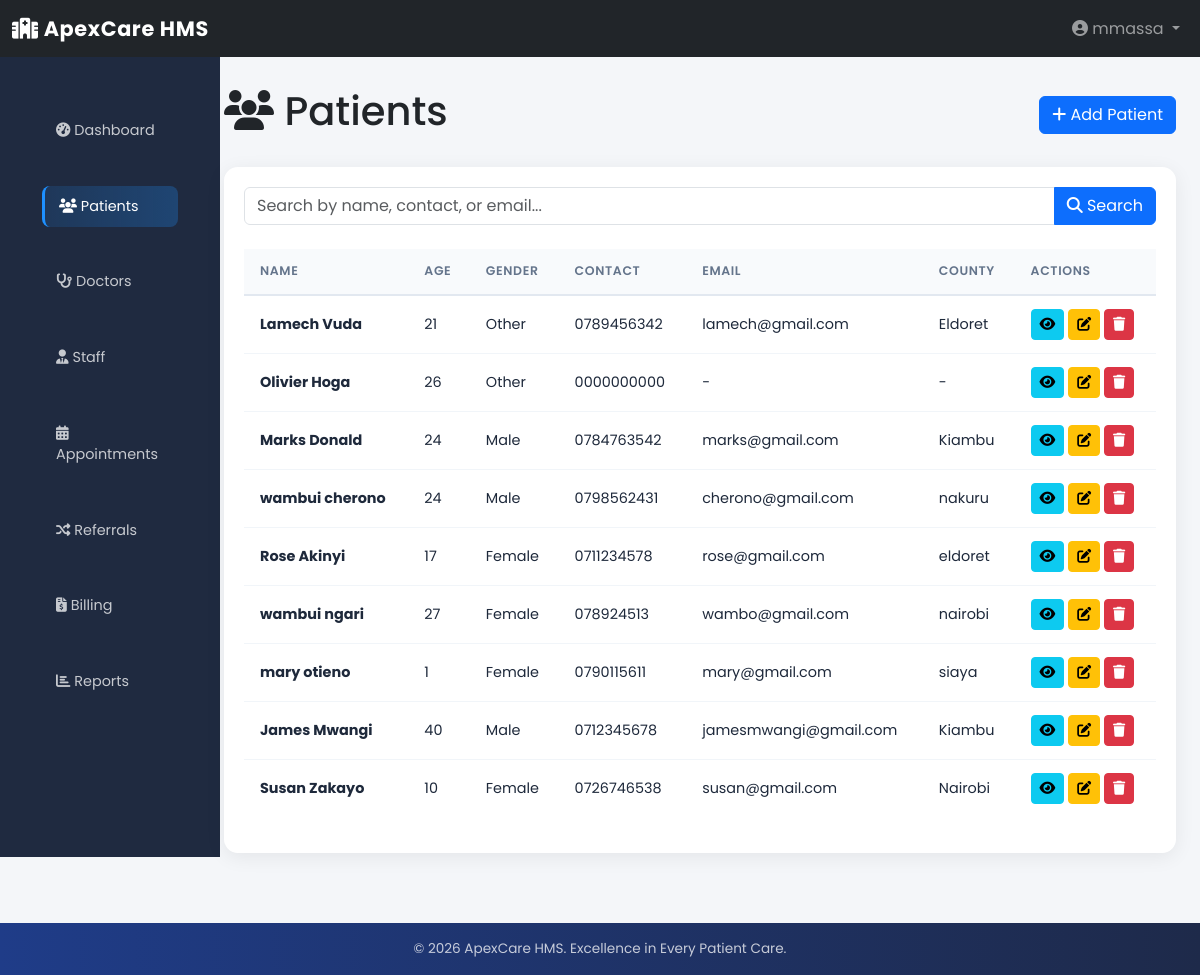
Screenshot of /patients/ (signed in) with the database file from the repository.
### patients/models.py (models this page shows, shortened)
class Patient(models.Model):
    GENDER_CHOICES = [
        ('male', 'Male'),
        ('female', 'Female'),
        ('other', 'Other'),
    ]
    BLOOD_TYPE_CHOICES = [
        ('O+', 'O+'), ('O-', 'O-'),
        ('A+', 'A+'), ('A-', 'A-'),
        ('B+', 'B+'), ('B-', 'B-'),
        ('AB+', 'AB+'), ('AB-', 'AB-'),
    ]
    user = models.OneToOneField(
        User,
        on_delete=models.CASCADE,
        related_name='patient_profile'
    )
    first_name = models.CharField(max_length=100)
    last_name = models.CharField(max_length=100)
    date_of_birth = models.DateField()
    gender = models.CharField(
        max_length=10,
        choices=GENDER_CHOICES
    )
    contact = models.CharField(
        max_length=20,
        validators=[
            RegexValidator(
                regex=r'^\+?\d{9,15}Ksh',
                message='Enter a valid phone number'
            )
        ]
    )
    email = models.EmailField(blank=True, null=True)
    address = models.TextField(blank=True, null=True)
    county = models.CharField(max_length=100, blank=True, null=True)
    blood_type = models.CharField(
        max_length=5,
        choices=BLOOD_TYPE_CHOICES,
        blank=True,
        null=True
    )
    emergency_contact = models.CharField(max_length=20, blank=True, null=True)
    emergency_contact_name = models.CharField(max_length=100, blank=True, null=True)
    medical_history = models.TextField(blank=True, null=True)
    allergies = models.TextField(blank=True, null=True)
    created_at = models.DateTimeField(auto_now_add=True)
    updated_at = models.DateTimeField(auto_now=True)
    @property
    def age(self):
        today = date.today()
        return today.year - self.date_of_birth.year - (
            (today.month, today.day) <
            (self.date_of_birth.month, self.date_of_birth.day)
        )
    class Meta:
        db_table = "patients_patient"
        verbose_name = "Patient"
        verbose_name_plural = "Patients"
        ordering = ["-created_at"]

### patients/views.py (the view, shortened to what this page needs)
# urls.py: path('', views.patient_list, name='patient_list'),
@login_required
@check_role('receptionist')
def patient_list(request):
    patients = Patient.objects.all()
    search_query = request.GET.get('search', '')
    context = {
        'patients': patients,
        'search_query': search_query,
    }
    return render(request, 'patients/patient_list.html', context)

### core/views.py (called while the page is built)
def check_role(role):
    def decorator(view_func):
        @wraps(view_func)
        def wrapper(request, *args, **kwargs):
            if not request.user.is_authenticated:
                return redirect('core:login')
            if request.user.profile.role != role and request.user.profile.role != 'admin':
                return redirect('core:dashboard')
            return view_func(request, *args, **kwargs)
        return wrapper
    return decorator

### patients/templates/patients/patient_list.html (shortened to what this page needs)
{% extends 'base.html' %}
{% block content %}
<div class="d-flex justify-content-between align-items-center mb-4">
    <h1><i class="fas fa-users"></i> Patients</h1>
    <a href="{% url 'patients:patient_create' %}" class="btn btn-primary">
        <i class="fas fa-plus"></i> Add Patient
    </a>
</div>
<div class="card">
    <div class="card-body">
        <form method="get" class="mb-4">
            <div class="input-group">
                <input type="text" class="form-control" name="search" placeholder="Search by name, contact, or email..." value="{{ search_query }}">
                <button class="btn btn-primary" type="submit"><i class="fas fa-search"></i> Search</button>
            </div>
        </form>
        {% if patients %}
            <div class="table-responsive">
                <table class="table table-hover">
                    <thead>
                        <tr>
                            <th>Name</th>
                            <th>Age</th>
                            <th>Gender</th>
                            <th>Contact</th>
                            <th>Email</th>
                            <th>County</th>
                            <th>Actions</th>
                        </tr>
                    </thead>
                    <tbody>
                        {% for patient in patients %}
                            <tr>
                                <td><strong>{{ patient.first_name }} {{ patient.last_name }}</strong></td>
                                <td>{{ patient.age }}</td>
                                <td>{{ patient.get_gender_display }}</td>
                                <td>{{ patient.contact }}</td>
                                <td>{{ patient.email|default:'-' }}</td>
                                <td>{{ patient.county|default:'-' }}</td>
                                <td>
                                    <a href="{% url 'patients:patient_detail' patient.id %}" class="btn btn-sm btn-info" title="View">
                                        <i class="fas fa-eye"></i>
                                    </a>
                                    <a href="{% url 'patients:patient_edit' patient.id %}" class="btn btn-sm btn-warning" title="Edit">
                                        <i class="fas fa-edit"></i>
                                    </a>
                                    <a href="{% url 'patients:patient_delete' patient.id %}" class="btn btn-sm btn-danger" title="Delete">
                                        <i class="fas fa-trash"></i>
                                    </a>
                                </td>
                            </tr>
                        {% endfor %}
                    </tbody>
                </table>
            </div>
        {% else %}
            <p class="text-muted text-center py-5">No patients found</p>
        {% endif %}
    </div>
</div>
{% endblock %}

### templates/base.html (shortened to what this page needs)
{% load static %}
<!DOCTYPE html>
<html lang="en">
<head>
    <link href="https://cdn.jsdelivr.net/npm/bootstrap@5.3.8/dist/css/bootstrap.min.css" rel="stylesheet">
    <link rel="stylesheet" href="https://cdnjs.cloudflare.com/ajax/libs/font-awesome/6.4.0/css/all.min.css">
    <link rel="stylesheet" href="{% static 'css/style.css' %}">
</head>
<body>
<nav class="navbar navbar-expand-lg navbar-dark bg-dark sticky-top">
    <div class="container-fluid">
        <a class="navbar-brand" href="{% url 'core:dashboard' %}">
            <i class="fas fa-hospital"></i> ApexCare HMS
        </a>
        <div class="collapse navbar-collapse" id="navbarNav">
            <ul class="navbar-nav ms-auto">
                {% if user.is_authenticated %}
                <li class="nav-item dropdown">
                    <a class="nav-link dropdown-toggle" href="#" data-bs-toggle="dropdown">
                        <i class="fas fa-user-circle"></i>
                        {{ user.get_full_name|default:user.username }}
                    </a>
                </li>
                {% endif %}
            </ul>
        </div>
    </div>
</nav>
<div class="container-fluid">
    <div class="row">
        {% if user.is_authenticated %}
        <nav class="col-md-2 d-none d-md-block sidebar">
            <div class="position-sticky pt-3">
                <ul class="nav flex-column">
                    <li class="nav-item">
                        <a class="nav-link {% if request.resolver_match.url_name == 'dashboard' %}active{% endif %}"
                           href="{% url 'core:dashboard' %}">
                            <i class="fas fa-tachometer-alt"></i> Dashboard
                        </a>
                    </li>
                    {% if user.profile.role == 'admin' or user.profile.role == 'receptionist' %}
                    <li class="nav-item">
                        <a class="nav-link {% if 'patient' in request.resolver_match.url_name %}active{% endif %}"
                           href="{% url 'patients:patient_list' %}">
                            <i class="fas fa-users"></i> Patients
                        </a>
                    </li>
                    {% endif %}
                    {% if user.profile.role == 'admin' %}
                    <li class="nav-item">
                        <a class="nav-link {% if 'doctor' in request.resolver_match.url_name %}active{% endif %}"
                           href="{% url 'doctors:doctor_list' %}">
                            <i class="fas fa-stethoscope"></i> Doctors
                        </a>
                    </li>
                    {% endif %}
                    {% if user.profile.role == 'admin' %}
                    <li class="nav-item">
                        <a class="nav-link {% if 'staff' in request.resolver_match.url_name %}active{% endif %}"
                           href="{% url 'core:staff_list' %}">
                            <i class="fas fa-user-tie"></i> Staff
                        </a>
                    </li>
                    {% endif %}
                    {% if user.is_authenticated %}
                    <li class="nav-item">
                        <a class="nav-link {% if 'appointment' in request.resolver_match.url_name %}active{% endif %}"
                           href="{% url 'appointments:appointment_list' %}">
                            <i class="fas fa-calendar-alt"></i> Appointments
                        </a>
                    </li>
                    {% endif %}
                    {% if user.profile.role == 'admin' or user.profile.role == 'doctor' %}
                    <li class="nav-item">
                        <a class="nav-link {% if 'referral' in request.resolver_match.url_name %}active{% endif %}"
                           href="{% url 'appointments:referral_list' %}">
                            <i class="fas fa-random"></i> Referrals
                        </a>
                    </li>
                    {% endif %}
                    {% if user.profile.role == 'admin' or user.profile.role == 'receptionist' %}
                    <li class="nav-item">
                        <a class="nav-link {% if 'bill' in request.resolver_match.url_name %}active{% endif %}"
                           href="{% url 'billing:bill_list' %}">
                            <i class="fas fa-file-invoice-dollar"></i> Billing
                        </a>
                    </li>
                    {% endif %}
                    {% if user.profile.role == 'admin' %}
                    <li class="nav-item">
                        <a class="nav-link {% if 'report' in request.resolver_match.url_name %}active{% endif %}"
                           href="{% url 'reports:dashboard_report' %}">
                            <i class="fas fa-chart-bar"></i> Reports
                        </a>
                    </li>
                    {% endif %}
                </ul>
            </div>
        </nav>
        {% endif %}
        <main class="col-md-{% if user.is_authenticated %}10{% else %}12{% endif %} ms-sm-auto px-md-4 main-content">
            {% block content %}{% endblock %}
        </main>
    </div>
</div>
<footer class="footer">
    <div class="container-fluid text-center">
        <p>&copy; 2026 ApexCare HMS. Excellence in Every Patient Care.</p>
    </div>
</footer>
</body>
</html>

### static/css/style.css (style rules this page uses)
body { font-family: "Poppins", sans-serif; background: #f4f6f9; margin: 0; }
body .navbar-brand { font-weight: 700; font-size: 1.3rem; letter-spacing: 0.03em; }
.sidebar { position: fixed; width: 220px; height: 100vh; background: #1f2a40; color: white; padding-top: 20px; }
.sidebar ul { list-style: none; padding: 0; }
.sidebar ul li { padding: 15px 20px; cursor: pointer; transition: 0.3s; }
.sidebar ul li a { color: white; text-decoration: none; display: block; }
body .sidebar .nav-link { color: rgba(255, 255, 255, 0.75); border-radius: 8px; margin: 2px 10px; padding: 10px 14px; transition: background 0.2s, color 0.2s; font-size: 0.9rem; }
body .sidebar .nav-link:hover, body .sidebar .nav-link.active { background: linear-gradient(90deg, #1e90ff22, #1e90ff44); color: #ffffff; border-left: 3px solid #1e90ff; }
.main-content { margin-left: 220px; padding: 30px; }
body .card { border: none; border-radius: 14px; box-shadow: 0 4px 20px rgba(0,0,0,0.07); overflow: hidden; }
body .card-body { padding: 20px; }
body table thead tr, body .table thead tr { background: #f8fafc; }
body table th, body .table th, body .table > thead > tr > th { text-align: left; padding: 13px 16px; font-size: 0.78rem; font-weight: 600; text-transform: uppercase; letter-spacing: 0.05em; color: #64748b; white-space: nowrap; background: #f8fafc; border-bottom: 2px solid #e2e8f0; vertical-align: middle; }
body table td, body .table td, body .table > tbody > tr > td { padding: 13px 16px; border-bottom: 1px solid #f1f5f9; font-size: 0.9rem; color: #1e293b; vertical-align: middle; }
body table tbody tr:last-child td, body .table > tbody > tr:last-child > td { border-bottom: none; }
body .footer { background: linear-gradient(90deg, #1f3c88, #1e2a4a); color: rgba(255,255,255,0.75); padding: 16px 0; margin-top: 40px; font-size: 0.85rem; }
body .footer p { margin: 0; color: rgba(255,255,255,0.75); }

### rows the page displays
Patient: first_name "Lamech", last_name "Vuda", age "21", gender "Other", contact "0789456342", email "lamech@gmail.com", county "Eldoret"
Patient: first_name "Olivier", last_name "Hoga", age "26", gender "Other", contact "0000000000", email "-", county "-"
Patient: first_name "Marks", last_name "Donald", age "24", gender "Male", contact "0784763542", email "marks@gmail.com", county "Kiambu"
Patient: first_name "wambui", last_name "cherono", age "24", gender "Male", contact "0798562431", email "cherono@gmail.com", county "nakuru"
Patient: first_name "Rose", last_name "Akinyi", age "17", gender "Female", contact "0711234578", email "rose@gmail.com", county "eldoret"
Patient: first_name "wambui", last_name "ngari", age "27", gender "Female", contact "078924513", email "wambo@gmail.com", county "nairobi"
Patient: first_name "mary", last_name "otieno", age "1", gender "Female", contact "0790115611", email "mary@gmail.com", county "siaya"
Patient: first_name "James", last_name "Mwangi", age "40", gender "Male", contact "0712345678", email "jamesmwangi@gmail.com", county "Kiambu"
Patient: first_name "Susan", last_name "Zakayo", age "10", gender "Female", contact "0726746538", email "susan@gmail.com", county "Nairobi"

### other values shown
{{ user.get_full_name|default:user.username }} "mmassa"
